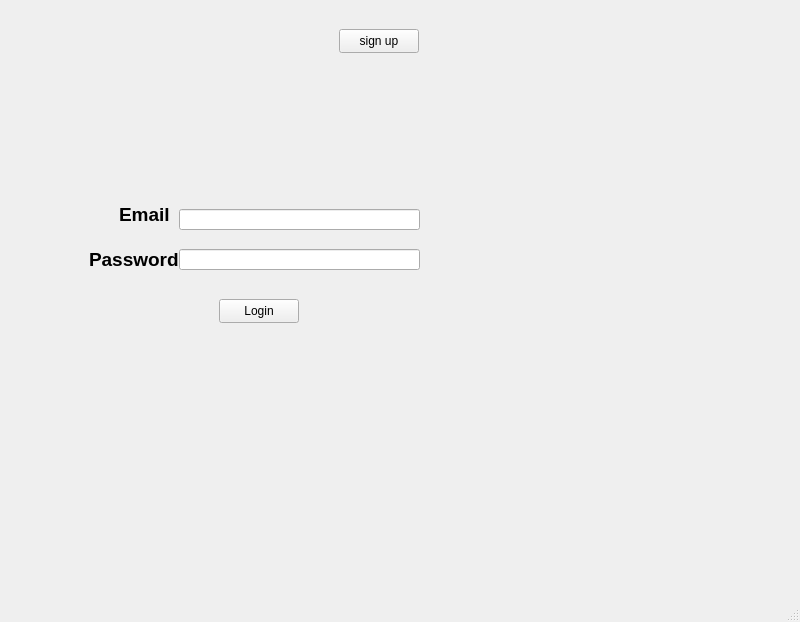
<?xml version="1.0" encoding="UTF-8"?>
<ui version="4.0">
 <class>MainWindow</class>
 <widget class="QMainWindow" name="MainWindow">
  <property name="geometry">
   <rect>
    <x>0</x>
    <y>0</y>
    <width>800</width>
    <height>622</height>
   </rect>
  </property>
  <property name="windowTitle">
   <string>MainWindow</string>
  </property>
  <widget class="QWidget" name="centralwidget">
   <layout class="QGridLayout" name="gridLayout_4">
    <item row="0" column="0">
     <widget class="QStackedWidget" name="stackedWidget">
      <property name="minimumSize">
       <size>
        <width>711</width>
        <height>561</height>
       </size>
      </property>
      <property name="styleSheet">
       <string notr="true">ui-&gt;firstframe-&gt;setStyleSheet(&quot;background-color: rgb(33, 0, 49);&quot;); </string>
      </property>
      <property name="currentIndex">
       <number>5</number>
      </property>
      <widget class="QWidget" name="firstframe">
       <widget class="QLabel" name="label_3">
        <property name="geometry">
         <rect>
          <x>90</x>
          <y>100</y>
          <width>331</width>
          <height>51</height>
         </rect>
        </property>
        <property name="text">
         <string>&lt;html&gt;&lt;head/&gt;&lt;body&gt;&lt;p align=&quot;center&quot;&gt;&lt;span style=&quot; font-size:26pt; font-weight:700; vertical-align:super;&quot;&gt;Welcome to Tic Tac Toe&lt;/span&gt;&lt;/p&gt;&lt;/body&gt;&lt;/html&gt;</string>
        </property>
       </widget>
       <widget class="QPushButton" name="welcomeSignupButton">
        <property name="geometry">
         <rect>
          <x>210</x>
          <y>180</y>
          <width>80</width>
          <height>24</height>
         </rect>
        </property>
        <property name="text">
         <string>Sign Up</string>
        </property>
       </widget>
       <widget class="QPushButton" name="welcomeLoginButton">
        <property name="geometry">
         <rect>
          <x>210</x>
          <y>230</y>
          <width>80</width>
          <height>24</height>
         </rect>
        </property>
        <property name="text">
         <string>Login</string>
        </property>
       </widget>
      </widget>
      <widget class="QWidget" name="loginframe">
       <widget class="QLabel" name="label">
        <property name="geometry">
         <rect>
          <x>80</x>
          <y>160</y>
          <width>61</width>
          <height>31</height>
         </rect>
        </property>
        <property name="text">
         <string>&lt;html&gt;&lt;head/&gt;&lt;body&gt;&lt;p&gt;&lt;span style=&quot; font-size:16pt;&quot;&gt;Email&lt;/span&gt;&lt;/p&gt;&lt;/body&gt;&lt;/html&gt;</string>
        </property>
       </widget>
       <widget class="QLabel" name="label_2">
        <property name="geometry">
         <rect>
          <x>60</x>
          <y>200</y>
          <width>101</width>
          <height>31</height>
         </rect>
        </property>
        <property name="text">
         <string>&lt;html&gt;&lt;head/&gt;&lt;body&gt;&lt;p&gt;&lt;span style=&quot; font-size:16pt;&quot;&gt;Password&lt;/span&gt;&lt;/p&gt;&lt;/body&gt;&lt;/html&gt;</string>
        </property>
       </widget>
       <widget class="QLineEdit" name="emailLineEdit">
        <property name="geometry">
         <rect>
          <x>160</x>
          <y>170</y>
          <width>191</width>
          <height>21</height>
         </rect>
        </property>
       </widget>
       <widget class="QLineEdit" name="passwordLineEdit">
        <property name="geometry">
         <rect>
          <x>160</x>
          <y>210</y>
          <width>191</width>
          <height>21</height>
         </rect>
        </property>
        <property name="echoMode">
         <enum>QLineEdit::Password</enum>
        </property>
       </widget>
       <widget class="QPushButton" name="loginButton">
        <property name="geometry">
         <rect>
          <x>130</x>
          <y>270</y>
          <width>80</width>
          <height>24</height>
         </rect>
        </property>
        <property name="text">
         <string>login</string>
        </property>
       </widget>
       <widget class="QLabel" name="loginErrorLabel">
        <property name="geometry">
         <rect>
          <x>90</x>
          <y>320</y>
          <width>231</width>
          <height>61</height>
         </rect>
        </property>
        <property name="text">
         <string/>
        </property>
       </widget>
       <widget class="QPushButton" name="switchToSignupButton">
        <property name="geometry">
         <rect>
          <x>400</x>
          <y>30</y>
          <width>80</width>
          <height>24</height>
         </rect>
        </property>
        <property name="text">
         <string>Sign Up</string>
        </property>
       </widget>
       <widget class="QLabel" name="label_4">
        <property name="geometry">
         <rect>
          <x>50</x>
          <y>70</y>
          <width>151</width>
          <height>31</height>
         </rect>
        </property>
        <property name="text">
         <string>&lt;html&gt;&lt;head/&gt;&lt;body&gt;&lt;p&gt;&lt;span style=&quot; font-size:16pt; font-weight:700;&quot;&gt;Please Login ....&lt;/span&gt;&lt;/p&gt;&lt;p&gt;&lt;br/&gt;&lt;/p&gt;&lt;/body&gt;&lt;/html&gt;</string>
        </property>
       </widget>
       <widget class="QPushButton" name="return1">
        <property name="geometry">
         <rect>
          <x>410</x>
          <y>340</y>
          <width>80</width>
          <height>24</height>
         </rect>
        </property>
        <property name="text">
         <string>Return</string>
        </property>
       </widget>
      </widget>
      <widget class="QWidget" name="page">
       <widget class="QLabel" name="label_10">
        <property name="geometry">
         <rect>
          <x>40</x>
          <y>50</y>
          <width>81</width>
          <height>31</height>
         </rect>
        </property>
        <property name="text">
         <string>&lt;html&gt;&lt;head/&gt;&lt;body&gt;&lt;p&gt;&lt;span style=&quot; font-size:22pt; font-weight:700;&quot;&gt;Hello &lt;/span&gt;&lt;/p&gt;&lt;/body&gt;&lt;/html&gt;</string>
        </property>
       </widget>
       <widget class="QLabel" name="label_11">
        <property name="geometry">
         <rect>
          <x>50</x>
          <y>130</y>
          <width>51</width>
          <height>41</height>
         </rect>
        </property>
        <property name="text">
         <string>&lt;html&gt;&lt;head/&gt;&lt;body&gt;&lt;p&gt;&lt;span style=&quot; font-size:14pt;&quot;&gt;Name&lt;/span&gt;&lt;/p&gt;&lt;/body&gt;&lt;/html&gt;</string>
        </property>
       </widget>
       <widget class="QLabel" name="userNameLabel">
        <property name="geometry">
         <rect>
          <x>120</x>
          <y>140</y>
          <width>211</width>
          <height>21</height>
         </rect>
        </property>
        <property name="text">
         <string>&lt;html&gt;&lt;head/&gt;&lt;body&gt;&lt;p&gt;&lt;span style=&quot; font-size:14pt;&quot;&gt;&lt;br/&gt;&lt;/span&gt;&lt;/p&gt;&lt;/body&gt;&lt;/html&gt;</string>
        </property>
       </widget>
       <widget class="QLabel" name="label_13">
        <property name="geometry">
         <rect>
          <x>50</x>
          <y>180</y>
          <width>61</width>
          <height>31</height>
         </rect>
        </property>
        <property name="text">
         <string>&lt;html&gt;&lt;head/&gt;&lt;body&gt;&lt;p&gt;&lt;span style=&quot; font-size:14pt;&quot;&gt;Email&lt;/span&gt;&lt;/p&gt;&lt;/body&gt;&lt;/html&gt;</string>
        </property>
       </widget>
       <widget class="QLabel" name="userEmailLabel">
        <property name="geometry">
         <rect>
          <x>110</x>
          <y>190</y>
          <width>231</width>
          <height>21</height>
         </rect>
        </property>
        <property name="text">
         <string/>
        </property>
       </widget>
       <widget class="QLabel" name="label_15">
        <property name="geometry">
         <rect>
          <x>50</x>
          <y>210</y>
          <width>41</width>
          <height>41</height>
         </rect>
        </property>
        <property name="text">
         <string>&lt;html&gt;&lt;head/&gt;&lt;body&gt;&lt;p&gt;&lt;span style=&quot; font-size:14pt;&quot;&gt;Age&lt;/span&gt;&lt;/p&gt;&lt;/body&gt;&lt;/html&gt;</string>
        </property>
       </widget>
       <widget class="QLabel" name="userAgeLabel">
        <property name="geometry">
         <rect>
          <x>100</x>
          <y>220</y>
          <width>251</width>
          <height>21</height>
         </rect>
        </property>
        <property name="text">
         <string/>
        </property>
       </widget>
       <widget class="QLabel" name="label_17">
        <property name="geometry">
         <rect>
          <x>50</x>
          <y>250</y>
          <width>131</width>
          <height>51</height>
         </rect>
        </property>
        <property name="text">
         <string>&lt;html&gt;&lt;head/&gt;&lt;body&gt;&lt;p&gt;&lt;span style=&quot; font-size:14pt;&quot;&gt;Played games&lt;/span&gt;&lt;/p&gt;&lt;/body&gt;&lt;/html&gt;</string>
        </property>
       </widget>
       <widget class="QLabel" name="userGamesPlayedLabel">
        <property name="geometry">
         <rect>
          <x>180</x>
          <y>270</y>
          <width>261</width>
          <height>16</height>
         </rect>
        </property>
        <property name="text">
         <string/>
        </property>
       </widget>
       <widget class="QLabel" name="label_19">
        <property name="geometry">
         <rect>
          <x>50</x>
          <y>300</y>
          <width>91</width>
          <height>31</height>
         </rect>
        </property>
        <property name="text">
         <string>&lt;html&gt;&lt;head/&gt;&lt;body&gt;&lt;p&gt;&lt;span style=&quot; font-size:14pt;&quot;&gt;wins&lt;/span&gt;&lt;/p&gt;&lt;/body&gt;&lt;/html&gt;</string>
        </property>
       </widget>
       <widget class="QLabel" name="label_20">
        <property name="geometry">
         <rect>
          <x>50</x>
          <y>340</y>
          <width>71</width>
          <height>31</height>
         </rect>
        </property>
        <property name="text">
         <string>&lt;html&gt;&lt;head/&gt;&lt;body&gt;&lt;p&gt;&lt;span style=&quot; font-size:14pt;&quot;&gt;losses&lt;/span&gt;&lt;/p&gt;&lt;p&gt;&lt;br/&gt;&lt;/p&gt;&lt;/body&gt;&lt;/html&gt;</string>
        </property>
       </widget>
       <widget class="QLabel" name="label_21">
        <property name="geometry">
         <rect>
          <x>50</x>
          <y>380</y>
          <width>171</width>
          <height>31</height>
         </rect>
        </property>
        <property name="text">
         <string>&lt;html&gt;&lt;head/&gt;&lt;body&gt;&lt;p&gt;&lt;span style=&quot; font-size:14pt;&quot;&gt;last logged in date&lt;/span&gt;&lt;/p&gt;&lt;p&gt;&lt;br/&gt;&lt;/p&gt;&lt;/body&gt;&lt;/html&gt;</string>
        </property>
       </widget>
       <widget class="QLabel" name="userWinsLabel">
        <property name="geometry">
         <rect>
          <x>100</x>
          <y>310</y>
          <width>221</width>
          <height>16</height>
         </rect>
        </property>
        <property name="text">
         <string/>
        </property>
       </widget>
       <widget class="QLabel" name="userLossesLabel">
        <property name="geometry">
         <rect>
          <x>110</x>
          <y>350</y>
          <width>271</width>
          <height>16</height>
         </rect>
        </property>
        <property name="text">
         <string/>
        </property>
       </widget>
       <widget class="QLabel" name="userLastLoginLabel">
        <property name="geometry">
         <rect>
          <x>220</x>
          <y>390</y>
          <width>281</width>
          <height>16</height>
         </rect>
        </property>
        <property name="text">
         <string/>
        </property>
       </widget>
       <widget class="QLabel" name="userNameLabel2">
        <property name="geometry">
         <rect>
          <x>120</x>
          <y>60</y>
          <width>311</width>
          <height>21</height>
         </rect>
        </property>
        <property name="text">
         <string>&lt;html&gt;&lt;head/&gt;&lt;body&gt;&lt;p&gt;&lt;span style=&quot; font-size:22pt;&quot;&gt;&lt;br/&gt;&lt;/span&gt;&lt;/p&gt;&lt;/body&gt;&lt;/html&gt;</string>
        </property>
       </widget>
       <widget class="QPushButton" name="PLAY">
        <property name="geometry">
         <rect>
          <x>480</x>
          <y>420</y>
          <width>80</width>
          <height>24</height>
         </rect>
        </property>
        <property name="text">
         <string>PLAY</string>
        </property>
       </widget>
      </widget>
      <widget class="QWidget" name="signupframe">
       <widget class="QLabel" name="label_5">
        <property name="geometry">
         <rect>
          <x>60</x>
          <y>150</y>
          <width>49</width>
          <height>16</height>
         </rect>
        </property>
        <property name="text">
         <string>Email</string>
        </property>
       </widget>
       <widget class="QLabel" name="label_6">
        <property name="geometry">
         <rect>
          <x>40</x>
          <y>180</y>
          <width>49</width>
          <height>16</height>
         </rect>
        </property>
        <property name="text">
         <string>Password</string>
        </property>
       </widget>
       <widget class="QLabel" name="label_7">
        <property name="geometry">
         <rect>
          <x>50</x>
          <y>210</y>
          <width>49</width>
          <height>16</height>
         </rect>
        </property>
        <property name="text">
         <string>Name</string>
        </property>
       </widget>
       <widget class="QLabel" name="label_8">
        <property name="geometry">
         <rect>
          <x>60</x>
          <y>240</y>
          <width>49</width>
          <height>16</height>
         </rect>
        </property>
        <property name="text">
         <string>Age</string>
        </property>
       </widget>
       <widget class="QLabel" name="label_9">
        <property name="geometry">
         <rect>
          <x>60</x>
          <y>270</y>
          <width>49</width>
          <height>16</height>
         </rect>
        </property>
        <property name="text">
         <string>City</string>
        </property>
       </widget>
       <widget class="QLineEdit" name="signupCityLineEdit">
        <property name="geometry">
         <rect>
          <x>110</x>
          <y>270</y>
          <width>351</width>
          <height>21</height>
         </rect>
        </property>
       </widget>
       <widget class="QLineEdit" name="signupAgeLineEdit">
        <property name="geometry">
         <rect>
          <x>110</x>
          <y>240</y>
          <width>351</width>
          <height>21</height>
         </rect>
        </property>
       </widget>
       <widget class="QLineEdit" name="signupNameLineEdit">
        <property name="geometry">
         <rect>
          <x>110</x>
          <y>210</y>
          <width>351</width>
          <height>21</height>
         </rect>
        </property>
       </widget>
       <widget class="QLineEdit" name="signupPasswordLineEdit">
        <property name="geometry">
         <rect>
          <x>110</x>
          <y>180</y>
          <width>351</width>
          <height>21</height>
         </rect>
        </property>
       </widget>
       <widget class="QLineEdit" name="signupEmailLineEdit">
        <property name="geometry">
         <rect>
          <x>110</x>
          <y>150</y>
          <width>351</width>
          <height>21</height>
         </rect>
        </property>
       </widget>
       <widget class="QLabel" name="signupErrorLabel">
        <property name="geometry">
         <rect>
          <x>10</x>
          <y>340</y>
          <width>261</width>
          <height>41</height>
         </rect>
        </property>
        <property name="text">
         <string/>
        </property>
       </widget>
       <widget class="QPushButton" name="signupButton">
        <property name="geometry">
         <rect>
          <x>100</x>
          <y>310</y>
          <width>80</width>
          <height>24</height>
         </rect>
        </property>
        <property name="text">
         <string>signupButton</string>
        </property>
       </widget>
       <widget class="QPushButton" name="switchToLoginButton">
        <property name="geometry">
         <rect>
          <x>360</x>
          <y>30</y>
          <width>80</width>
          <height>24</height>
         </rect>
        </property>
        <property name="text">
         <string>Back to Login</string>
        </property>
       </widget>
       <widget class="QPushButton" name="return1_2">
        <property name="geometry">
         <rect>
          <x>640</x>
          <y>440</y>
          <width>80</width>
          <height>24</height>
         </rect>
        </property>
        <property name="text">
         <string>Return</string>
        </property>
       </widget>
      </widget>
      <widget class="QWidget" name="page_2">
       <widget class="QWidget" name="playSelectionFrame" native="true">
        <property name="geometry">
         <rect>
          <x>330</x>
          <y>270</y>
          <width>120</width>
          <height>80</height>
         </rect>
        </property>
       </widget>
       <widget class="QPushButton" name="pvpButton">
        <property name="geometry">
         <rect>
          <x>170</x>
          <y>150</y>
          <width>181</width>
          <height>31</height>
         </rect>
        </property>
        <property name="text">
         <string>player vs player</string>
        </property>
       </widget>
       <widget class="QPushButton" name="pveButton">
        <property name="geometry">
         <rect>
          <x>170</x>
          <y>210</y>
          <width>181</width>
          <height>31</height>
         </rect>
        </property>
        <property name="text">
         <string>player vs ai</string>
        </property>
       </widget>
       <widget class="QFrame" name="pvpGameFrame">
        <property name="geometry">
         <rect>
          <x>310</x>
          <y>300</y>
          <width>120</width>
          <height>80</height>
         </rect>
        </property>
        <property name="frameShape">
         <enum>QFrame::StyledPanel</enum>
        </property>
        <property name="frameShadow">
         <enum>QFrame::Raised</enum>
        </property>
       </widget>
      </widget>
      <widget class="QWidget" name="player2LoginFrame_2">
       <widget class="QLabel" name="Email">
        <property name="geometry">
         <rect>
          <x>110</x>
          <y>190</y>
          <width>51</width>
          <height>31</height>
         </rect>
        </property>
        <property name="text">
         <string>&lt;html&gt;&lt;head/&gt;&lt;body&gt;&lt;p&gt;&lt;span style=&quot; font-size:14pt; font-weight:700;&quot;&gt;Email&lt;/span&gt;&lt;/p&gt;&lt;/body&gt;&lt;/html&gt;</string>
        </property>
       </widget>
       <widget class="QLabel" name="Password">
        <property name="geometry">
         <rect>
          <x>80</x>
          <y>230</y>
          <width>91</width>
          <height>41</height>
         </rect>
        </property>
        <property name="text">
         <string>&lt;html&gt;&lt;head/&gt;&lt;body&gt;&lt;p&gt;&lt;span style=&quot; font-size:14pt; font-weight:700;&quot;&gt;Password&lt;/span&gt;&lt;/p&gt;&lt;/body&gt;&lt;/html&gt;</string>
        </property>
       </widget>
       <widget class="QLabel" name="player2LoginErrorLabel">
        <property name="geometry">
         <rect>
          <x>0</x>
          <y>310</y>
          <width>231</width>
          <height>51</height>
         </rect>
        </property>
        <property name="text">
         <string/>
        </property>
       </widget>
       <widget class="QLineEdit" name="player2EmailLineEdit">
        <property name="geometry">
         <rect>
          <x>170</x>
          <y>200</y>
          <width>241</width>
          <height>21</height>
         </rect>
        </property>
       </widget>
       <widget class="QLineEdit" name="player2PasswordLineEdit">
        <property name="geometry">
         <rect>
          <x>170</x>
          <y>240</y>
          <width>241</width>
          <height>21</height>
         </rect>
        </property>
       </widget>
       <widget class="QPushButton" name="player2LoginButton">
        <property name="geometry">
         <rect>
          <x>210</x>
          <y>290</y>
          <width>80</width>
          <height>24</height>
         </rect>
        </property>
        <property name="text">
         <string>Login</string>
        </property>
       </widget>
       <widget class="QPushButton" name="switchToPlayer2SignupButton">
        <property name="geometry">
         <rect>
          <x>330</x>
          <y>20</y>
          <width>80</width>
          <height>24</height>
         </rect>
        </property>
        <property name="text">
         <string>sign up</string>
        </property>
       </widget>
      </widget>
      <widget class="QWidget" name="page_3">
       <widget class="QPushButton" name="button_0_0">
        <property name="geometry">
         <rect>
          <x>290</x>
          <y>150</y>
          <width>71</width>
          <height>61</height>
         </rect>
        </property>
        <property name="text">
         <string/>
        </property>
       </widget>
       <widget class="QPushButton" name="button_0_1">
        <property name="geometry">
         <rect>
          <x>370</x>
          <y>150</y>
          <width>71</width>
          <height>61</height>
         </rect>
        </property>
        <property name="text">
         <string/>
        </property>
       </widget>
       <widget class="QPushButton" name="button_0_2">
        <property name="geometry">
         <rect>
          <x>450</x>
          <y>150</y>
          <width>71</width>
          <height>61</height>
         </rect>
        </property>
        <property name="text">
         <string/>
        </property>
       </widget>
       <widget class="QPushButton" name="button_1_0">
        <property name="geometry">
         <rect>
          <x>290</x>
          <y>220</y>
          <width>71</width>
          <height>61</height>
         </rect>
        </property>
        <property name="text">
         <string/>
        </property>
       </widget>
       <widget class="QPushButton" name="button_1_1">
        <property name="geometry">
         <rect>
          <x>370</x>
          <y>220</y>
          <width>71</width>
          <height>61</height>
         </rect>
        </property>
        <property name="text">
         <string/>
        </property>
       </widget>
       <widget class="QPushButton" name="button_1_2">
        <property name="geometry">
         <rect>
          <x>450</x>
          <y>220</y>
          <width>71</width>
          <height>61</height>
         </rect>
        </property>
        <property name="text">
         <string/>
        </property>
       </widget>
       <widget class="QPushButton" name="button_2_0">
        <property name="geometry">
         <rect>
          <x>290</x>
          <y>290</y>
          <width>71</width>
          <height>61</height>
         </rect>
        </property>
        <property name="text">
         <string/>
        </property>
       </widget>
       <widget class="QPushButton" name="button_2_1">
        <property name="geometry">
         <rect>
          <x>370</x>
          <y>290</y>
          <width>71</width>
          <height>61</height>
         </rect>
        </property>
        <property name="text">
         <string/>
        </property>
       </widget>
       <widget class="QPushButton" name="button_2_2">
        <property name="geometry">
         <rect>
          <x>450</x>
          <y>290</y>
          <width>71</width>
          <height>61</height>
         </rect>
        </property>
        <property name="text">
         <string/>
        </property>
       </widget>
       <widget class="QLabel" name="statusLabel">
        <property name="geometry">
         <rect>
          <x>210</x>
          <y>90</y>
          <width>371</width>
          <height>31</height>
         </rect>
        </property>
        <property name="text">
         <string/>
        </property>
       </widget>
       <widget class="QPushButton" name="showPlayer1StatsButton">
        <property name="geometry">
         <rect>
          <x>70</x>
          <y>460</y>
          <width>80</width>
          <height>24</height>
         </rect>
        </property>
        <property name="text">
         <string>Player1Stats</string>
        </property>
       </widget>
       <widget class="QPushButton" name="showPlayer2StatsButton">
        <property name="geometry">
         <rect>
          <x>640</x>
          <y>460</y>
          <width>80</width>
          <height>24</height>
         </rect>
        </property>
        <property name="text">
         <string>Player2Stats</string>
        </property>
       </widget>
       <widget class="QPushButton" name="logout">
        <property name="geometry">
         <rect>
          <x>660</x>
          <y>20</y>
          <width>80</width>
          <height>24</height>
         </rect>
        </property>
        <property name="text">
         <string>log out</string>
        </property>
       </widget>
       <widget class="QPushButton" name="pg">
        <property name="geometry">
         <rect>
          <x>30</x>
          <y>20</y>
          <width>80</width>
          <height>24</height>
         </rect>
        </property>
        <property name="text">
         <string>New Game</string>
        </property>
       </widget>
      </widget>
      <widget class="QWidget" name="player2SignupFrame_2">
       <widget class="QWidget" name="player2SignupFrame" native="true">
        <property name="geometry">
         <rect>
          <x>159</x>
          <y>119</y>
          <width>451</width>
          <height>161</height>
         </rect>
        </property>
       </widget>
       <widget class="QLabel" name="Name">
        <property name="geometry">
         <rect>
          <x>30</x>
          <y>120</y>
          <width>61</width>
          <height>41</height>
         </rect>
        </property>
        <property name="text">
         <string>&lt;html&gt;&lt;head/&gt;&lt;body&gt;&lt;p&gt;&lt;span style=&quot; font-size:14pt; font-weight:700;&quot;&gt;Name&lt;/span&gt;&lt;/p&gt;&lt;/body&gt;&lt;/html&gt;</string>
        </property>
       </widget>
       <widget class="QLabel" name="Email_2">
        <property name="geometry">
         <rect>
          <x>30</x>
          <y>180</y>
          <width>51</width>
          <height>31</height>
         </rect>
        </property>
        <property name="text">
         <string>&lt;html&gt;&lt;head/&gt;&lt;body&gt;&lt;p&gt;&lt;span style=&quot; font-size:14pt; font-weight:700;&quot;&gt;Email&lt;/span&gt;&lt;/p&gt;&lt;/body&gt;&lt;/html&gt;</string>
        </property>
       </widget>
       <widget class="QLabel" name="Password_2">
        <property name="geometry">
         <rect>
          <x>10</x>
          <y>230</y>
          <width>91</width>
          <height>31</height>
         </rect>
        </property>
        <property name="text">
         <string>&lt;html&gt;&lt;head/&gt;&lt;body&gt;&lt;p&gt;&lt;span style=&quot; font-size:14pt; font-weight:700;&quot;&gt;Password&lt;/span&gt;&lt;/p&gt;&lt;/body&gt;&lt;/html&gt;</string>
        </property>
       </widget>
       <widget class="QLabel" name="Age">
        <property name="geometry">
         <rect>
          <x>30</x>
          <y>280</y>
          <width>61</width>
          <height>31</height>
         </rect>
        </property>
        <property name="text">
         <string>&lt;html&gt;&lt;head/&gt;&lt;body&gt;&lt;p&gt;&lt;span style=&quot; font-size:14pt; font-weight:700;&quot;&gt;Age&lt;/span&gt;&lt;/p&gt;&lt;/body&gt;&lt;/html&gt;</string>
        </property>
       </widget>
       <widget class="QLabel" name="City">
        <property name="geometry">
         <rect>
          <x>30</x>
          <y>330</y>
          <width>41</width>
          <height>31</height>
         </rect>
        </property>
        <property name="text">
         <string>&lt;html&gt;&lt;head/&gt;&lt;body&gt;&lt;p&gt;&lt;span style=&quot; font-size:14pt; font-weight:700;&quot;&gt;City&lt;/span&gt;&lt;/p&gt;&lt;/body&gt;&lt;/html&gt;</string>
        </property>
       </widget>
       <widget class="QLineEdit" name="player2SignupNameLineEdit">
        <property name="geometry">
         <rect>
          <x>110</x>
          <y>130</y>
          <width>311</width>
          <height>24</height>
         </rect>
        </property>
       </widget>
       <widget class="QLineEdit" name="player2SignupEmailLineEdit">
        <property name="geometry">
         <rect>
          <x>110</x>
          <y>180</y>
          <width>311</width>
          <height>24</height>
         </rect>
        </property>
       </widget>
       <widget class="QLineEdit" name="player2SignupPasswordLineEdit">
        <property name="geometry">
         <rect>
          <x>110</x>
          <y>230</y>
          <width>311</width>
          <height>24</height>
         </rect>
        </property>
       </widget>
       <widget class="QLineEdit" name="player2SignupAgeLineEdit">
        <property name="geometry">
         <rect>
          <x>110</x>
          <y>280</y>
          <width>311</width>
          <height>24</height>
         </rect>
        </property>
       </widget>
       <widget class="QLineEdit" name="player2SignupCityLineEdit">
        <property name="geometry">
         <rect>
          <x>110</x>
          <y>330</y>
          <width>311</width>
          <height>24</height>
         </rect>
        </property>
       </widget>
       <widget class="QPushButton" name="player2SignupButton">
        <property name="geometry">
         <rect>
          <x>190</x>
          <y>370</y>
          <width>80</width>
          <height>24</height>
         </rect>
        </property>
        <property name="text">
         <string>Signup</string>
        </property>
       </widget>
       <widget class="QLabel" name="player2SignupErrorLabel">
        <property name="geometry">
         <rect>
          <x>0</x>
          <y>400</y>
          <width>261</width>
          <height>31</height>
         </rect>
        </property>
        <property name="text">
         <string/>
        </property>
       </widget>
       <widget class="QPushButton" name="switchToPlayer2LoginButton">
        <property name="geometry">
         <rect>
          <x>340</x>
          <y>70</y>
          <width>80</width>
          <height>24</height>
         </rect>
        </property>
        <property name="text">
         <string>Login</string>
        </property>
       </widget>
      </widget>
      <widget class="QWidget" name="page_4"/>
     </widget>
    </item>
   </layout>
  </widget>
  <widget class="QStatusBar" name="statusbar"/>
 </widget>
 <resources/>
 <connections/>
</ui>
